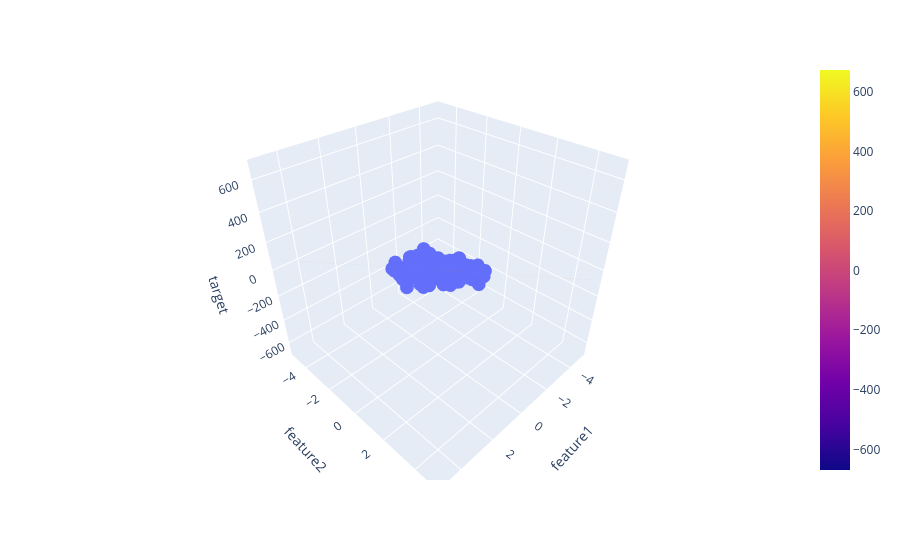

The code cell stored with this chart in its notebook:
### Markdown cell above
### Got help for the code below:

### Code cell
# Grid for the plane surface
x = np.linspace(-5, 5, 10)
y = np.linspace(-5, 5, 10)
xGrid, yGrid = np.meshgrid(y, x)

# Flatten and stack grid points into feature pairs for prediction
final = np.vstack((xGrid.ravel().reshape(1, 100), yGrid.ravel().reshape(1, 100))).T
final_df = pd.DataFrame(final, columns=['feature1', 'feature2'])

# Predict z values using the trained linear regression model
z_final = lr.predict(final_df).reshape(10, 10)

z = z_final

# Plot scatter points + regression plane
fig = px.scatter_3d(df, x='feature1', y='feature2', z='target')

fig.add_trace(go.Surface(x=x, y=y, z=z))

fig.show()

### Figure 1 — Plotly figure (JSON) as saved in the notebook; plotly's stock layout.template omitted (floating-point values rounded to 4 significant figures; data arrays with more than 128 entries replaced by an {"elided": "..."} marker saying what was removed)
{"data": [{"hovertemplate": "feature1=%{x}<br>feature2=%{y}<br>target=%{z}<extra></extra>", "legendgroup": "", "marker": {"color": "#636efa", "symbol": "circle"}, "mode": "markers", "name": "", "scene": "scene", "showlegend": false, "type": "scatter3d", "x": {"elided": "150 float values"}, "y": {"elided": "150 float values"}, "z": {"elided": "150 float values"}}, {"type": "surface", "x": [-5, -3.889, -2.778, -1.667, -0.5556, 0.5556, 1.667, 2.778, 3.889, 5], "y": [-5, -3.889, -2.778, -1.667, -0.5556, 0.5556, 1.667, 2.778, 3.889, 5], "z": [[-669.0, -586.1, -503.2, -420.3, -337.4, -254.5, -171.6, -88.73, -5.829, 77.07], [-602.8, -519.9, -437.0, -354.1, -271.2, -188.3, -105.4, -22.46, 60.44, 143.3], [-536.5, -453.6, -370.7, -287.8, -204.9, -122.0, -39.1, 43.8, 126.7, 209.6], [-470.2, -387.3, -304.4, -221.5, -138.6, -55.73, 27.17, 110.1, 193.0, 275.9], [-404.0, -321.1, -238.2, -155.3, -72.36, 10.54, 93.44, 176.3, 259.2, 342.1], [-337.7, -254.8, -171.9, -89.0, -6.097, 76.8, 159.7, 242.6, 325.5, 408.4], [-271.4, -188.5, -105.6, -22.73, 60.17, 143.1, 226.0, 308.9, 391.8, 474.7], [-205.2, -122.3, -39.36, 43.54, 126.4, 209.3, 292.2, 375.1, 458.0, 540.9], [-138.9, -56.0, 26.9, 109.8, 192.7, 275.6, 358.5, 441.4, 524.3, 607.2], [-72.63, 10.27, 93.17, 176.1, 259.0, 341.9, 424.8, 507.7, 590.6, 673.5]]}], "layout": {"legend": {"tracegroupgap": 0}, "margin": {"t": 60}, "scene": {"domain": {"x": [0, 1], "y": [0, 1]}, "xaxis": {"title": {"text": "feature1"}}, "yaxis": {"title": {"text": "feature2"}}, "zaxis": {"title": {"text": "target"}}}}}
